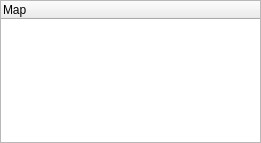
<?xml version="1.0" encoding="UTF-8"?>
<ui version="4.0">
 <class>MapTreeView</class>
 <widget class="QWidget" name="MapTreeView">
  <property name="geometry">
   <rect>
    <x>0</x>
    <y>0</y>
    <width>261</width>
    <height>143</height>
   </rect>
  </property>
  <property name="sizePolicy">
   <sizepolicy hsizetype="Expanding" vsizetype="Expanding">
    <horstretch>0</horstretch>
    <verstretch>0</verstretch>
   </sizepolicy>
  </property>
  <property name="windowTitle">
   <string>MainWindow</string>
  </property>
  <layout class="QGridLayout" name="gridLayout_2">
   <property name="leftMargin">
    <number>0</number>
   </property>
   <property name="topMargin">
    <number>0</number>
   </property>
   <property name="rightMargin">
    <number>0</number>
   </property>
   <property name="bottomMargin">
    <number>0</number>
   </property>
   <item row="0" column="0">
    <widget class="QWidget" name="centralWidget" native="true">
     <property name="sizePolicy">
      <sizepolicy hsizetype="Preferred" vsizetype="Preferred">
       <horstretch>0</horstretch>
       <verstretch>0</verstretch>
      </sizepolicy>
     </property>
     <layout class="QGridLayout" name="gridLayout">
      <property name="leftMargin">
       <number>0</number>
      </property>
      <property name="topMargin">
       <number>0</number>
      </property>
      <property name="rightMargin">
       <number>0</number>
      </property>
      <property name="bottomMargin">
       <number>0</number>
      </property>
      <property name="spacing">
       <number>0</number>
      </property>
      <item row="0" column="0">
       <widget class="QTreeWidget" name="MapTreeView">
        <property name="minimumSize">
         <size>
          <width>0</width>
          <height>128</height>
         </size>
        </property>
        <property name="maximumSize">
         <size>
          <width>16777215</width>
          <height>16777215</height>
         </size>
        </property>
        <column>
         <property name="text">
          <string notr="true">Map</string>
         </property>
        </column>
       </widget>
      </item>
     </layout>
    </widget>
   </item>
  </layout>
 </widget>
 <layoutdefault spacing="6" margin="11"/>
 <resources/>
 <connections/>
</ui>
